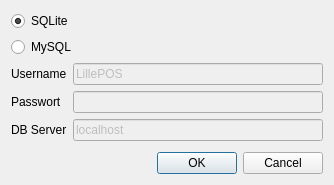
<?xml version="1.0" encoding="UTF-8"?>
<ui version="4.0">
 <author>Copyright 2010, Martin Koller</author>
 <class>DatabaseDefinition</class>
 <widget class="QDialog" name="DatabaseDefinition">
  <property name="geometry">
   <rect>
    <x>0</x>
    <y>0</y>
    <width>334</width>
    <height>185</height>
   </rect>
  </property>
  <property name="windowTitle">
   <string>Datenbank Einstellungen</string>
  </property>
  <layout class="QVBoxLayout" name="verticalLayout">
   <item>
    <widget class="QRadioButton" name="sqlite">
     <property name="text">
      <string>SQLite</string>
     </property>
     <property name="checked">
      <bool>true</bool>
     </property>
    </widget>
   </item>
   <item>
    <widget class="QRadioButton" name="mysql">
     <property name="text">
      <string>MySQL</string>
     </property>
    </widget>
   </item>
   <item>
    <layout class="QFormLayout" name="formLayout">
     <item row="0" column="1">
      <widget class="QLineEdit" name="username">
       <property name="enabled">
        <bool>false</bool>
       </property>
       <property name="text">
        <string>LillePOS</string>
       </property>
      </widget>
     </item>
     <item row="1" column="1">
      <widget class="QLineEdit" name="password">
       <property name="enabled">
        <bool>false</bool>
       </property>
       <property name="echoMode">
        <enum>QLineEdit::PasswordEchoOnEdit</enum>
       </property>
      </widget>
     </item>
     <item row="2" column="1">
      <widget class="QLineEdit" name="hostname">
       <property name="enabled">
        <bool>false</bool>
       </property>
       <property name="text">
        <string>localhost</string>
       </property>
      </widget>
     </item>
     <item row="0" column="0">
      <widget class="QLabel" name="label">
       <property name="text">
        <string>Username</string>
       </property>
      </widget>
     </item>
     <item row="1" column="0">
      <widget class="QLabel" name="label_2">
       <property name="text">
        <string>Passwort</string>
       </property>
      </widget>
     </item>
     <item row="2" column="0">
      <widget class="QLabel" name="label_3">
       <property name="text">
        <string>DB Server</string>
       </property>
      </widget>
     </item>
    </layout>
   </item>
   <item>
    <widget class="QDialogButtonBox" name="buttonBox">
     <property name="orientation">
      <enum>Qt::Horizontal</enum>
     </property>
     <property name="standardButtons">
      <set>QDialogButtonBox::Cancel|QDialogButtonBox::Ok</set>
     </property>
    </widget>
   </item>
  </layout>
 </widget>
 <resources/>
 <connections>
  <connection>
   <sender>buttonBox</sender>
   <signal>accepted()</signal>
   <receiver>DatabaseDefinition</receiver>
   <slot>accept()</slot>
   <hints>
    <hint type="sourcelabel">
     <x>224</x>
     <y>166</y>
    </hint>
    <hint type="destinationlabel">
     <x>157</x>
     <y>184</y>
    </hint>
   </hints>
  </connection>
  <connection>
   <sender>buttonBox</sender>
   <signal>rejected()</signal>
   <receiver>DatabaseDefinition</receiver>
   <slot>reject()</slot>
   <hints>
    <hint type="sourcelabel">
     <x>292</x>
     <y>172</y>
    </hint>
    <hint type="destinationlabel">
     <x>286</x>
     <y>184</y>
    </hint>
   </hints>
  </connection>
  <connection>
   <sender>mysql</sender>
   <signal>toggled(bool)</signal>
   <receiver>username</receiver>
   <slot>setEnabled(bool)</slot>
   <hints>
    <hint type="sourcelabel">
     <x>26</x>
     <y>42</y>
    </hint>
    <hint type="destinationlabel">
     <x>195</x>
     <y>72</y>
    </hint>
   </hints>
  </connection>
  <connection>
   <sender>mysql</sender>
   <signal>toggled(bool)</signal>
   <receiver>password</receiver>
   <slot>setEnabled(bool)</slot>
   <hints>
    <hint type="sourcelabel">
     <x>60</x>
     <y>46</y>
    </hint>
    <hint type="destinationlabel">
     <x>147</x>
     <y>107</y>
    </hint>
   </hints>
  </connection>
  <connection>
   <sender>mysql</sender>
   <signal>toggled(bool)</signal>
   <receiver>hostname</receiver>
   <slot>setEnabled(bool)</slot>
   <hints>
    <hint type="sourcelabel">
     <x>87</x>
     <y>46</y>
    </hint>
    <hint type="destinationlabel">
     <x>139</x>
     <y>135</y>
    </hint>
   </hints>
  </connection>
 </connections>
</ui>
